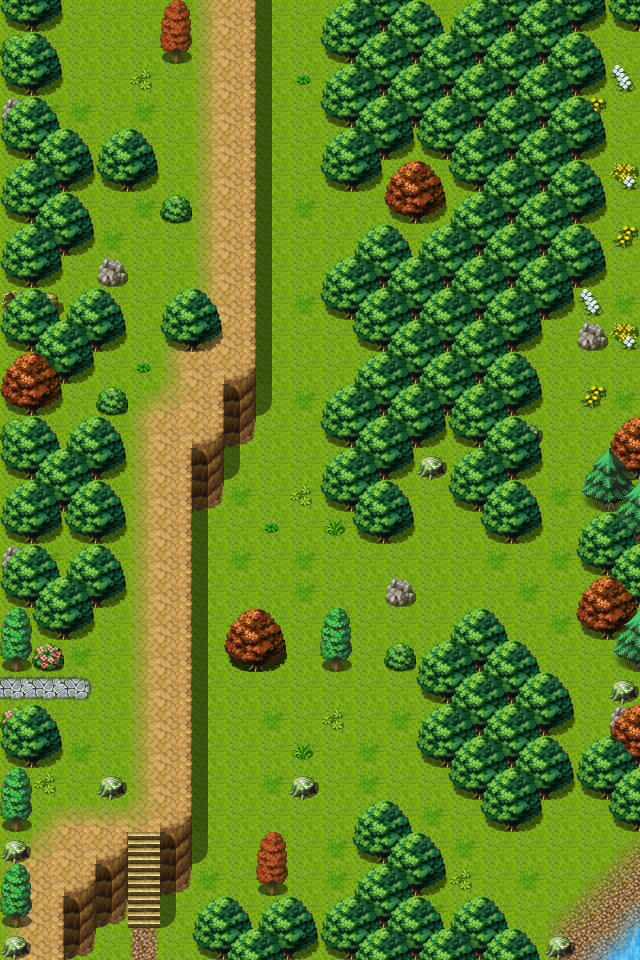

This game map was drawn from its Tiled (.tmx) file and the tilesets committed beside it. A one-line description and the trimmed map source follow:
An orthogonal 20x30 tile map with 32x32 px tiles, 5 tile layers (Base, Ground, Objects, Above, ...), 3 hidden layers not drawn, 60 tilesets and 19 objects (6x mapchange, 6x script, 5x spawn, 2x replace).

<map version="1.8" tiledversion="1.8.4" orientation="orthogonal" renderorder="right-down" width="20" height="30" tilewidth="32" tileheight="32" infinite="0" nextlayerid="14" nextobjectid="20">
 <properties>
  <property name="outdoors" value="1" />
 </properties>
 <tileset firstgid="1" name="map_bed_1" tilewidth="32" tileheight="32" tilecount="128" columns="16">
  <image source="../drawable/map_bed_1.png" width="512" height="256" />
 </tileset>
 <tileset firstgid="129" name="map_border_1" tilewidth="32" tileheight="32" tilecount="128" columns="16">
  <image source="../drawable/map_border_1.png" width="512" height="256" />
 </tileset>
 <tileset firstgid="257" name="map_bridge_1" tilewidth="32" tileheight="32" tilecount="128" columns="16">
  <image source="../drawable/map_bridge_1.png" width="512" height="256" />
 </tileset>
 <tileset firstgid="385" name="map_bridge_2" tilewidth="32" tileheight="32" tilecount="128" columns="16">
  <image source="../drawable/map_bridge_2.png" width="512" height="256" />
 </tileset>
 <tileset firstgid="513" name="map_broken_1" tilewidth="32" tileheight="32" tilecount="128" columns="16">
  <image source="../drawable/map_broken_1.png" width="512" height="256" />
 </tileset>
 <tileset firstgid="641" name="map_cavewall_1" tilewidth="32" tileheight="32" tilecount="108" columns="18">
  <image source="../drawable/map_cavewall_1.png" width="576" height="192" />
 </tileset>
 <tileset firstgid="749" name="map_cavewall_2" tilewidth="32" tileheight="32" tilecount="108" columns="18">
  <image source="../drawable/map_cavewall_2.png" width="576" height="192" />
 </tileset>
 <tileset firstgid="857" name="map_cavewall_3" tilewidth="32" tileheight="32" tilecount="108" columns="18">
  <image source="../drawable/map_cavewall_3.png" width="576" height="192" />
 </tileset>
 <tileset firstgid="965" name="map_cavewall_4" tilewidth="32" tileheight="32" tilecount="108" columns="18">
  <image source="../drawable/map_cavewall_4.png" width="576" height="192" />
 </tileset>
 <tileset firstgid="1073" name="map_chair_table_1" tilewidth="32" tileheight="32" tilecount="128" columns="16">
  <image source="../drawable/map_chair_table_1.png" width="512" height="256" />
 </tileset>
 <tileset firstgid="1201" name="map_chair_table_2" tilewidth="32" tileheight="32" tilecount="128" columns="16">
  <image source="../drawable/map_chair_table_2.png" width="512" height="256" />
 </tileset>
 <tileset firstgid="1329" name="map_crate_1" tilewidth="32" tileheight="32" tilecount="128" columns="16">
  <image source="../drawable/map_crate_1.png" width="512" height="256" />
 </tileset>
 <tileset firstgid="1457" name="map_cupboard_1" tilewidth="32" tileheight="32" tilecount="128" columns="16">
  <image source="../drawable/map_cupboard_1.png" width="512" height="256" />
 </tileset>
 <tileset firstgid="1585" name="map_curtain_1" tilewidth="32" tileheight="32" tilecount="128" columns="16">
  <image source="../drawable/map_curtain_1.png" width="512" height="256" />
 </tileset>
 <tileset firstgid="1713" name="map_entrance_1" tilewidth="32" tileheight="32" tilecount="128" columns="16">
  <image source="../drawable/map_entrance_1.png" width="512" height="256" />
 </tileset>
 <tileset firstgid="1841" name="map_entrance_2" tilewidth="32" tileheight="32" tilecount="128" columns="16">
  <image source="../drawable/map_entrance_2.png" width="512" height="256" />
 </tileset>
 <tileset firstgid="1969" name="map_fence_1" tilewidth="32" tileheight="32" tilecount="128" columns="16">
  <image source="../drawable/map_fence_1.png" width="512" height="256" />
 </tileset>
 <tileset firstgid="2097" name="map_fence_2" tilewidth="32" tileheight="32" tilecount="128" columns="16">
  <image source="../drawable/map_fence_2.png" width="512" height="256" />
 </tileset>
 <tileset firstgid="2225" name="map_fence_3" tilewidth="32" tileheight="32" tilecount="128" columns="16">
  <image source="../drawable/map_fence_3.png" width="512" height="256" />
 </tileset>
 <tileset firstgid="2353" name="map_fence_4" tilewidth="32" tileheight="32" tilecount="128" columns="16">
  <image source="../drawable/map_fence_4.png" width="512" height="256" />
 </tileset>
 <tileset firstgid="2481" name="map_ground_1" tilewidth="32" tileheight="32" tilecount="128" columns="16">
  <image source="../drawable/map_ground_1.png" width="512" height="256" />
 </tileset>
 <tileset firstgid="2609" name="map_ground_2" tilewidth="32" tileheight="32" tilecount="128" columns="16">
  <image source="../drawable/map_ground_2.png" width="512" height="256" />
 </tileset>
 <tileset firstgid="2737" name="map_ground_3" tilewidth="32" tileheight="32" tilecount="128" columns="16">
  <image source="../drawable/map_ground_3.png" width="512" height="256" />
 </tileset>
 <tileset firstgid="2865" name="map_ground_4" tilewidth="32" tileheight="32" tilecount="128" columns="16">
  <image source="../drawable/map_ground_4.png" width="512" height="256" />
 </tileset>
 <tileset firstgid="2993" name="map_ground_5" tilewidth="32" tileheight="32" tilecount="128" columns="16">
  <image source="../drawable/map_ground_5.png" width="512" height="256" />
 </tileset>
 <tileset firstgid="3121" name="map_ground_6" tilewidth="32" tileheight="32" tilecount="128" columns="16">
  <image source="../drawable/map_ground_6.png" width="512" height="256" />
 </tileset>
 <tileset firstgid="3249" name="map_ground_7" tilewidth="32" tileheight="32" tilecount="128" columns="16">
  <image source="../drawable/map_ground_7.png" width="512" height="256" />
 </tileset>
 <tileset firstgid="3377" name="map_ground_8" tilewidth="32" tileheight="32" tilecount="128" columns="16">
  <image source="../drawable/map_ground_8.png" width="512" height="256" />
 </tileset>
 <tileset firstgid="3505" name="map_house_1" tilewidth="32" tileheight="32" tilecount="128" columns="16">
  <image source="../drawable/map_house_1.png" width="512" height="256" />
 </tileset>
 <tileset firstgid="3633" name="map_house_2" tilewidth="32" tileheight="32" tilecount="128" columns="16">
  <image source="../drawable/map_house_2.png" width="512" height="256" />
 </tileset>
 <tileset firstgid="3761" name="map_indoor_1" tilewidth="32" tileheight="32" tilecount="128" columns="16">
  <image source="../drawable/map_indoor_1.png" width="512" height="256" />
 </tileset>
 <tileset firstgid="3889" name="map_indoor_2" tilewidth="32" tileheight="32" tilecount="128" columns="16">
  <image source="../drawable/map_indoor_2.png" width="512" height="256" />
 </tileset>
 <tileset firstgid="4017" name="map_kitchen_1" tilewidth="32" tileheight="32" tilecount="128" columns="16">
  <image source="../drawable/map_kitchen_1.png" width="512" height="256" />
 </tileset>
 <tileset firstgid="4145" name="map_outdoor_1" tilewidth="32" tileheight="32" tilecount="128" columns="16">
  <image source="../drawable/map_outdoor_1.png" width="512" height="256" />
 </tileset>
 <tileset firstgid="4273" name="map_pillar_1" tilewidth="32" tileheight="32" tilecount="128" columns="16">
  <image source="../drawable/map_pillar_1.png" width="512" height="256" />
 </tileset>
 <tileset firstgid="4401" name="map_pillar_2" tilewidth="32" tileheight="32" tilecount="128" columns="16">
  <image source="../drawable/map_pillar_2.png" width="512" height="256" />
 </tileset>
 <tileset firstgid="4529" name="map_plant_1" tilewidth="32" tileheight="32" tilecount="128" columns="16">
  <image source="../drawable/map_plant_1.png" width="512" height="256" />
 </tileset>
 <tileset firstgid="4657" name="map_plant_2" tilewidth="32" tileheight="32" tilecount="128" columns="16">
  <image source="../drawable/map_plant_2.png" width="512" height="256" />
 </tileset>
 <tileset firstgid="4785" name="map_rock_1" tilewidth="32" tileheight="32" tilecount="128" columns="16">
  <image source="../drawable/map_rock_1.png" width="512" height="256" />
 </tileset>
 <tileset firstgid="4913" name="map_rock_2" tilewidth="32" tileheight="32" tilecount="128" columns="16">
  <image source="../drawable/map_rock_2.png" width="512" height="256" />
 </tileset>
 <tileset firstgid="5041" name="map_roof_1" tilewidth="32" tileheight="32" tilecount="128" columns="16">
  <image source="../drawable/map_roof_1.png" width="512" height="256" />
 </tileset>
 <tileset firstgid="5169" name="map_roof_2" tilewidth="32" tileheight="32" tilecount="128" columns="16">
  <image source="../drawable/map_roof_2.png" width="512" height="256" />
 </tileset>
 <tileset firstgid="5297" name="map_roof_3" tilewidth="32" tileheight="32" tilecount="128" columns="16">
  <image source="../drawable/map_roof_3.png" width="512" height="256" />
 </tileset>
 <tileset firstgid="5425" name="map_shop_1" tilewidth="32" tileheight="32" tilecount="128" columns="16">
  <image source="../drawable/map_shop_1.png" width="512" height="256" />
 </tileset>
 <tileset firstgid="5553" name="map_sign_ladder_1" tilewidth="32" tileheight="32" tilecount="128" columns="16">
  <image source="../drawable/map_sign_ladder_1.png" width="512" height="256" />
 </tileset>
 <tileset firstgid="5681" name="map_table_1" tilewidth="32" tileheight="32" tilecount="128" columns="16">
  <image source="../drawable/map_table_1.png" width="512" height="256" />
 </tileset>
 <tileset firstgid="5809" name="map_trail_1" tilewidth="32" tileheight="32" tilecount="128" columns="16">
  <image source="../drawable/map_trail_1.png" width="512" height="256" />
 </tileset>
 <tileset firstgid="5937" name="map_transition_1" tilewidth="32" tileheight="32" tilecount="128" columns="16">
  <image source="../drawable/map_transition_1.png" width="512" height="256" />
 </tileset>
 <tileset firstgid="6065" name="map_transition_2" tilewidth="32" tileheight="32" tilecount="128" columns="16">
  <image source="../drawable/map_transition_2.png" width="512" height="256" />
 </tileset>
 <tileset firstgid="6193" name="map_transition_3" tilewidth="32" tileheight="32" tilecount="128" columns="16">
  <image source="../drawable/map_transition_3.png" width="512" height="256" />
 </tileset>
 <tileset firstgid="6321" name="map_transition_4" tilewidth="32" tileheight="32" tilecount="128" columns="16">
  <image source="../drawable/map_transition_4.png" width="512" height="256" />
 </tileset>
 <tileset firstgid="6449" name="map_transition_5" tilewidth="32" tileheight="32" tilecount="128" columns="16">
  <image source="../drawable/map_transition_5.png" width="512" height="256" />
 </tileset>
 <tileset firstgid="6577" name="map_tree_1" tilewidth="32" tileheight="32" tilecount="128" columns="16">
  <image source="../drawable/map_tree_1.png" width="512" height="256" />
 </tileset>
 <tileset firstgid="6705" name="map_tree_2" tilewidth="32" tileheight="32" tilecount="128" columns="16">
  <image source="../drawable/map_tree_2.png" width="512" height="256" />
 </tileset>
 <tileset firstgid="6833" name="map_wall_1" tilewidth="32" tileheight="32" tilecount="128" columns="16">
  <image source="../drawable/map_wall_1.png" width="512" height="256" />
 </tileset>
 <tileset firstgid="6961" name="map_wall_2" tilewidth="32" tileheight="32" tilecount="120" columns="15">
  <image source="../drawable/map_wall_2.png" width="480" height="256" />
 </tileset>
 <tileset firstgid="7081" name="map_wall_3" tilewidth="32" tileheight="32" tilecount="120" columns="15">
  <image source="../drawable/map_wall_3.png" width="480" height="256" />
 </tileset>
 <tileset firstgid="7201" name="map_wall_4" tilewidth="32" tileheight="32" tilecount="120" columns="15">
  <image source="../drawable/map_wall_4.png" width="480" height="256" />
 </tileset>
 <tileset firstgid="7321" name="map_window_1" tilewidth="32" tileheight="32" tilecount="128" columns="16">
  <image source="../drawable/map_window_1.png" width="512" height="256" />
 </tileset>
 <tileset firstgid="7449" name="map_window_2" tilewidth="32" tileheight="32" tilecount="128" columns="16">
  <image source="../drawable/map_window_2.png" width="512" height="256" />
 </tileset>
 <layer id="13" name="Base" width="20" height="30">
  <data>[600 cells, 1 non-empty, 1 distinct tile ids]</data>
 </layer>
 <layer id="1" name="Ground" width="20" height="30">
  <data>[600 cells, 600 non-empty, 13 distinct tile ids]</data>
 </layer>
 <layer id="2" name="Objects" width="20" height="30">
  <data>[600 cells, 264 non-empty, 36 distinct tile ids]</data>
 </layer>
 <layer id="3" name="Above" width="20" height="30">
  <data>[600 cells, 144 non-empty, 17 distinct tile ids]</data>
 </layer>
 <layer id="4" name="Top" width="20" height="30">
  <data>[600 cells, 0 non-empty, 0 distinct tile ids]</data>
 </layer>
 <layer id="5" name="Walkable" width="20" height="30" visible="0">
  <data>[600 cells, 255 non-empty, 1 distinct tile ids]</data>
 </layer>
 <layer id="6" name="Walkable_Below" width="20" height="30" visible="0">
  <data>[600 cells, 36 non-empty, 1 distinct tile ids]</data>
 </layer>
 <layer id="7" name="Walkable_Above" width="20" height="30" visible="0">
  <data>[600 cells, 34 non-empty, 1 distinct tile ids]</data>
 </layer>
 <objectgroup id="8" name="Mapevents" visible="0">
  <object id="1" name="south" type="mapchange" x="96" y="928" width="96" height="32">
   <properties>
    <property name="map" value="sullengard7" />
    <property name="place" value="north" />
   </properties>
  </object>
  <object id="2" name="north" type="mapchange" x="64" y="0" width="192" height="32">
   <properties>
    <property name="map" value="sullengard6" />
    <property name="place" value="south" />
   </properties>
  </object>
  <object id="3" name="west" type="mapchange" x="0" y="672" width="32" height="32">
   <properties>
    <property name="map" value="sullengard1" />
    <property name="place" value="east" />
   </properties>
  </object>
  <object id="4" name="south2" type="mapchange" x="32" y="928" width="32" height="32">
   <properties>
    <property name="map" value="sullengard7" />
    <property name="place" value="north2" />
   </properties>
  </object>
  <object id="5" name="east" type="mapchange" x="608" y="32" width="32" height="416">
   <properties>
    <property name="map" value="sullengard_pond" />
    <property name="place" value="west" />
   </properties>
  </object>
  <object id="6" name="north_below" type="mapchange" x="256" y="0" width="96" height="32">
   <properties>
    <property name="map" value="sullengard6" />
    <property name="place" value="south_below" />
   </properties>
  </object>
  <object id="7" name="sullengard6_replace_below_script" type="script" x="256" y="32" width="64" height="32">
   <properties>
    <property name="when" value="enter" />
   </properties>
  </object>
  <object id="8" name="sullengard5_replace_above_script" type="script" x="32" y="672" width="160" height="160">
   <properties>
    <property name="when" value="enter" />
   </properties>
  </object>
  <object id="9" name="sullengard6_replace_above_script" type="script" x="64" y="32" width="192" height="32">
   <properties>
    <property name="when" value="enter" />
   </properties>
  </object>
  <object id="10" name="sullengard5_replace_below_script" type="script" x="544" y="448" width="32" height="32">
   <properties>
    <property name="when" value="enter" />
   </properties>
  </object>
  <object id="11" name="sullengard5_replace_below_script" type="script" x="160" y="896" width="64" height="32">
   <properties>
    <property name="when" value="enter" />
   </properties>
  </object>
  <object id="12" name="sullengard7_replace_above_script" type="script" x="32" y="896" width="32" height="32">
   <properties>
    <property name="when" value="enter" />
   </properties>
  </object>
 </objectgroup>
 <objectgroup id="9" name="Spawn">
  <object id="13" name="deathcob_spawn1" type="spawn" x="224" y="768" width="160" height="128">
   <properties>
    <property name="spawngroup" value="deathcob" />
   </properties>
  </object>
  <object id="14" name="deathcob_spawn2" type="spawn" x="416" y="544" width="160" height="128">
   <properties>
    <property name="spawngroup" value="deathcob" />
   </properties>
  </object>
  <object id="15" name="deathcob_spawn3" type="spawn" x="128" y="160" width="96" height="128">
   <properties>
    <property name="spawngroup" value="deathcob" />
   </properties>
  </object>
  <object id="16" name="sullengard_snapper" type="spawn" x="544" y="864" width="64" height="64">
   <properties>
    <property name="quantity" value="2" />
    <property name="spawngroup" value="sullengard_snapper" />
   </properties>
  </object>
  <object id="17" name="sullengard_venom_snake_spawn" type="spawn" x="320" y="128" width="32" height="32">
   <properties>
    <property name="spawngroup" value="sullengard_venom_snake" />
   </properties>
  </object>
 </objectgroup>
 <objectgroup id="10" name="Keys" />
 <objectgroup id="11" name="Replace">
  <object id="18" name="sullengard5_replace_below" type="replace" x="160" y="0" width="128" height="864">
   <properties>
    <property name="Walkable" value="Walkable_Below" />
    <property name="requireId" value="sullengard_hidden" />
    <property name="requireType" value="questProgress" />
    <property name="requireValue" value="8" />
   </properties>
  </object>
  <object id="19" name="sullengard5_replace_above" type="replace" x="160" y="0" width="128" height="864">
   <properties>
    <property name="Walkable" value="Walkable_Above" />
    <property name="requireId" value="sullengard_hidden" />
    <property name="requireType" value="questProgress" />
    <property name="requireValue" value="9" />
   </properties>
  </object>
 </objectgroup>
</map>
